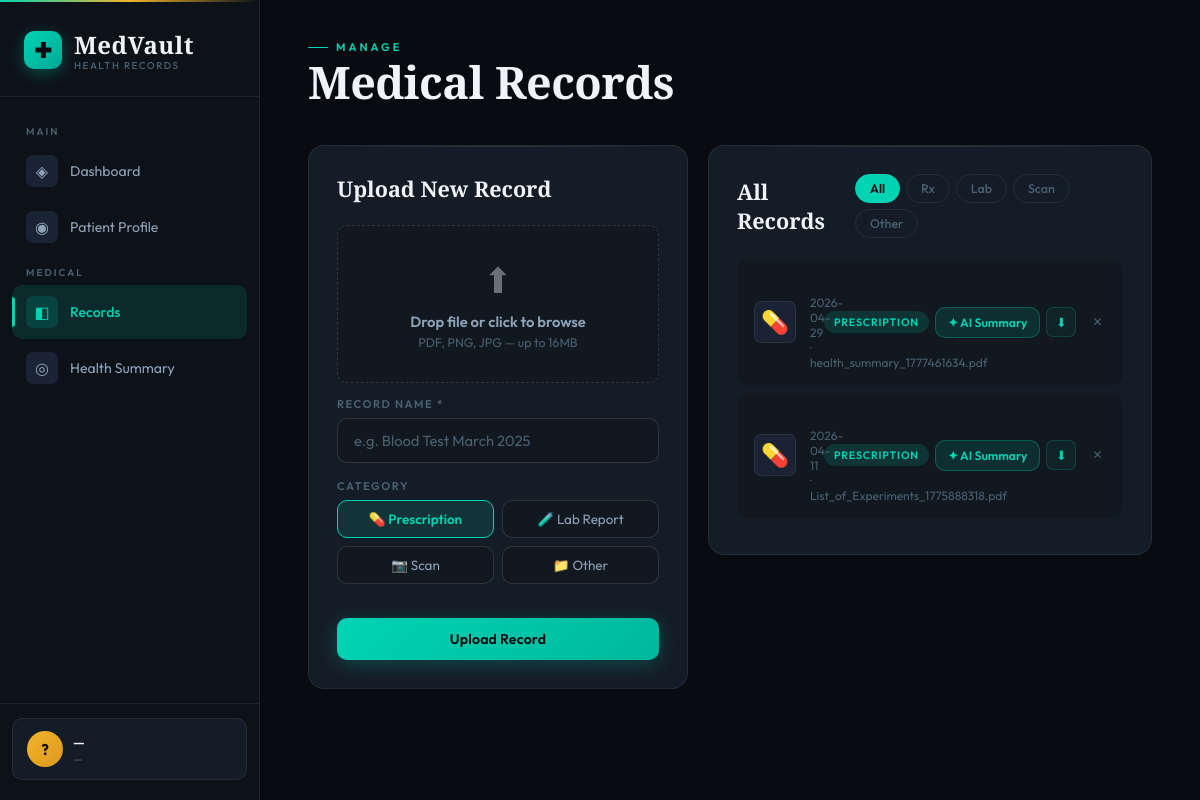
Page /records on the committed database.
### tables this page shows
CREATE TABLE Category (
            id   INTEGER PRIMARY KEY AUTOINCREMENT,
            name VARCHAR(30) NOT NULL UNIQUE
        );

CREATE TABLE Record (
            id          INTEGER PRIMARY KEY AUTOINCREMENT,
            upload_date DATETIME DEFAULT CURRENT_TIMESTAMP,
            patient_id  INTEGER NOT NULL,
            category_id INTEGER NOT NULL,
            file_name   VARCHAR(150) NOT NULL,
            file_path   VARCHAR(255) NOT NULL,
            file_type   VARCHAR(30),
            FOREIGN KEY (patient_id)  REFERENCES Patient(id) ON DELETE CASCADE,
            FOREIGN KEY (category_id) REFERENCES Category(id)
        );

### app.py (the view, shortened to what this page needs)
@app.route('/records', methods=['GET', 'POST'])
def records():
    db = get_db()
    cat_filter = request.args.get('cat', 'all')
    categories = db.execute("SELECT * FROM Category").fetchall()
    if cat_filter == 'all':
        all_records = db.execute("""
            SELECT Record.*, Category.name as cat_name
            FROM Record JOIN Category ON Record.category_id = Category.id
            ORDER BY Record.upload_date DESC
        """).fetchall()
    db.close()
    return render_template('records.html',
                           records=all_records,
                           categories=categories,
                           cat_filter=cat_filter)

### database.py (called while the page is built)
def get_db():
    conn = sqlite3.connect(DB_PATH)
    conn.row_factory = sqlite3.Row
    conn.execute("PRAGMA foreign_keys = ON")
    return conn

### templates/records.html (shortened to what this page needs)
<!DOCTYPE html>
<html lang="en">
<head>
<link rel="stylesheet" href="{{ url_for('static',filename='style.css') }}">
</head>
<body>
<aside class="sidebar">
  <div class="logo"><div class="logo-mark">✚</div><div><span class="logo-text">MedVault</span><span class="logo-version">Health Records</span></div></div>
  <nav class="nav">
    <span class="nav-label">Main</span>
    <a href="{{ url_for('index') }}"   class="nav-item"><div class="nav-icon">◈</div><span>Dashboard</span></a>
    <a href="{{ url_for('patient') }}" class="nav-item"><div class="nav-icon">◉</div><span>Patient Profile</span></a>
    <span class="nav-label">Medical</span>
    <a href="{{ url_for('records') }}" class="nav-item active"><div class="nav-icon">◧</div><span>Records</span></a>
    <a href="{{ url_for('health') }}"  class="nav-item"><div class="nav-icon">◎</div><span>Health Summary</span></a>
  </nav>
  <div class="sidebar-footer">
    <a href="{{ url_for('patient') }}" class="patient-chip">
      <div class="chip-avatar">?</div>
      <div><span class="chip-name">—</span><span class="chip-tag">—</span></div>
    </a>
  </div>
</aside>
<main class="main">
  <header class="page-header">
    <div><div class="header-eyebrow">Manage</div><h1 class="page-title">Medical Records</h1></div>
  </header>
  <div class="records-layout">
    <section class="card upload-card" style="--delay:0.1s">
      <div class="card-header"><h2 class="card-title">Upload New Record</h2></div>
      <form method="POST" action="{{ url_for('records') }}" enctype="multipart/form-data" id="uploadForm">
        <div class="drop-zone" id="dropZone" onclick="document.getElementById('fileInput').click()">
          <span class="drop-icon">⬆</span>
          <p class="drop-title">Drop file or click to browse</p>
          <p class="drop-hint">PDF, PNG, JPG — up to 16MB</p>
        </div>
        <div class="form-group" style="margin-top:14px">
          <label class="form-label">Record Name *</label>
          <input type="text" name="file_name" id="recName" class="form-input" placeholder="e.g. Blood Test March 2025" required>
        </div>
        <div class="form-group">
          <label class="form-label">Category</label>
          <div class="cat-selector">
            {% for cat in categories %}
            <label class="cat-btn-label">
              <span class="cat-btn {{ 'active' if loop.first }}" onclick="selCat(this)">
                {% if cat.name=='Prescription' %}💊{% elif cat.name=='Lab Report' %}🧪{% elif cat.name=='Scan' %}📷{% else %}📁{% endif %} {{ cat.name }}
              </span>
            </label>
            {% endfor %}
          </div>
        </div>
        <button type="submit" class="btn-primary full-btn">Upload Record</button>
      </form>
    </section>
    <section class="card records-list-card" style="--delay:0.2s">
      <div class="card-header">
        <h2 class="card-title">All Records</h2>
        <div class="filter-row">
          <a href="{{ url_for('records') }}" class="filter-btn {{ 'active' if cat_filter=='all' }}">All</a>
          {% for cat in categories %}
          <a href="{{ url_for('records',cat=cat.name) }}" class="filter-btn {{ 'active' if cat_filter==cat.name }}">
            {% if cat.name=='Prescription' %}Rx{% elif cat.name=='Lab Report' %}Lab{% else %}{{ cat.name }}{% endif %}
          </a>
          {% endfor %}
        </div>
      </div>
      {% if records %}
        {% for rec in records %}
        <div class="record-row" id="rec-{{ rec.id }}">
          <div class="record-icon">{% if rec.cat_name=='Prescription' %}💊{% elif rec.cat_name=='Lab Report' %}🧪{% elif rec.cat_name=='Scan' %}📷{% else %}📁{% endif %}</div>
          <div class="record-info" style="flex:1;min-width:0">
            <span class="record-meta">{{ rec.upload_date[:10] }} · {{ rec.file_path }}</span>
          </div>
          <div class="record-right" style="flex-shrink:0;display:flex;align-items:center;gap:6px;flex-wrap:wrap;justify-content:flex-end">
            <span class="record-tag {{ rec.cat_name.lower().replace(' ','-') }}">{{ rec.cat_name }}</span>
            <button class="ai-btn" style="margin-top:0;padding:7px 12px;font-size:0.76rem"
                    onclick="aiSummarize({{ rec.id }}, '{{ rec.file_name }}', '{{ rec.cat_name }}', '{{ rec.file_path }}')"
                    id="aibtn-{{ rec.id }}">✦ AI Summary</button>
            <a href="{{ url_for('export_record',record_id=rec.id) }}" class="record-export" title="Export PDF">⬇</a>
            <form method="POST" action="{{ url_for('delete_record',record_id=rec.id) }}" style="display:inline" onsubmit="return confirm('Delete this record?')">
              <button type="submit" class="record-del" title="Delete">✕</button>
            </form>
          </div>
        </div>
        {% endfor %}
      {% else %}
        <div class="empty-state"><span class="empty-icon">◧</span><p>No records in this category.</p></div>
      {% endif %}
    </section>
  </div>
</main>
</body>
</html>

### rows in the picture
Category: name "Prescription", shows "Rx"
Category: name "Lab Report"
Category: name "Scan"
Category: name "Other"
Record: upload_date "2026-04-29", file_path "health_summary_1777461634.pdf", cat_name "PRESCRIPTION"
Record: upload_date "2026-04-11", file_path "List_of_Experiments_1775888318.pdf", cat_name "PRESCRIPTION"
